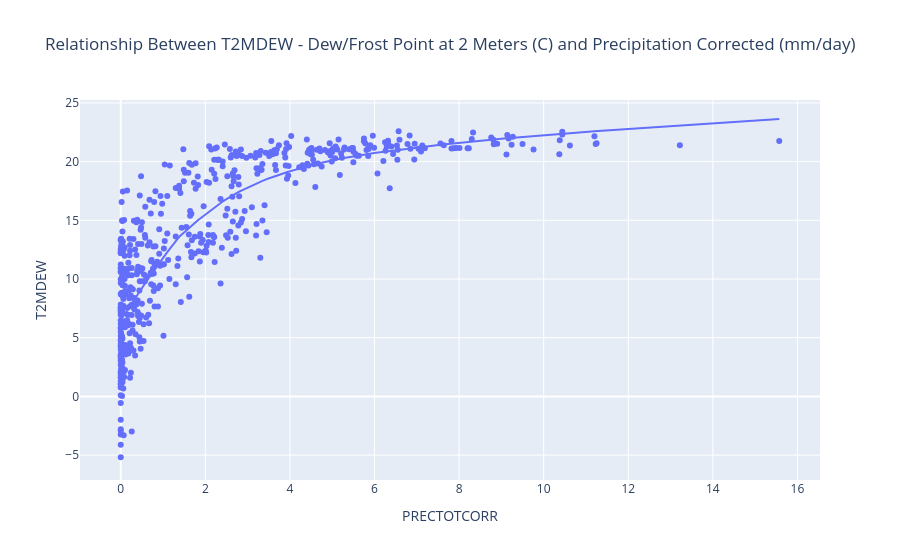

The cell this chart's notebook holds for it:
### Markdown cell above
## Relationship Between T2MDEW - Dew/Frost Point at 2 Meters (C) and Precipitation Corrected (mm/day)

### Code cell
fig = px.scatter(data_frame=district, 
    x = "PRECTOTCORR", 
    y="T2MDEW",
    trendline=trendline_param,
    title="Relationship Between T2MDEW - Dew/Frost Point at 2 Meters (C) and Precipitation Corrected (mm/day)")

fig.show()

### Figure 1 — Plotly figure (JSON) as saved in the notebook; plotly's stock layout.template omitted (floating-point values rounded to 4 significant figures; data arrays with more than 128 entries replaced by an {"elided": "..."} marker saying what was removed)
{"data": [{"hovertemplate": "PRECTOTCORR=%{x}<br>T2MDEW=%{y}<extra></extra>", "legendgroup": "", "marker": {"color": "#636efa", "symbol": "circle"}, "mode": "markers", "name": "", "orientation": "v", "showlegend": false, "type": "scatter", "x": {"elided": "533 float values"}, "xaxis": "x", "y": {"elided": "533 float values"}, "yaxis": "y"}, {"hovertemplate": "<b>LOWESS trendline</b><br><br>PRECTOTCORR=%{x}<br>T2MDEW=%{y} <b>(trend)</b><extra></extra>", "legendgroup": "", "marker": {"color": "#636efa", "symbol": "circle"}, "mode": "lines", "name": "", "showlegend": false, "type": "scatter", "x": {"elided": "533 float values"}, "xaxis": "x", "y": {"elided": "533 float values"}, "yaxis": "y"}], "layout": {"legend": {"tracegroupgap": 0}, "title": {"text": "Relationship Between T2MDEW - Dew/Frost Point at 2 Meters (C) and Precipitation Corrected (mm/day)"}, "xaxis": {"anchor": "y", "domain": [0, 1], "title": {"text": "PRECTOTCORR"}}, "yaxis": {"anchor": "x", "domain": [0, 1], "title": {"text": "T2MDEW"}}}}
